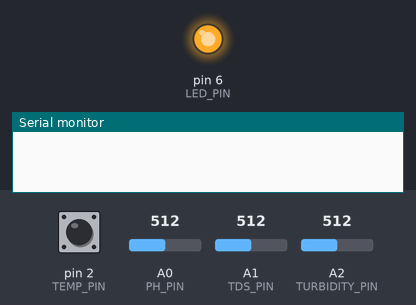
The sketch below on a simulated Arduino Uno, built with avr-gcc and run on an emulated ATmega328P. On the bench: output pins drawn as LEDs (lit = HIGH), the last lines printed to the serial monitor. The test bench sets the inputs (shaded band); at power-on: A2 (TURBIDITY_PIN) = 512, pin 2 (TEMP_PIN) HIGH, A0 (PH_PIN) = 512, A1 (TDS_PIN) = 512.

Above: at 0.1 s.
At 1.5 s:
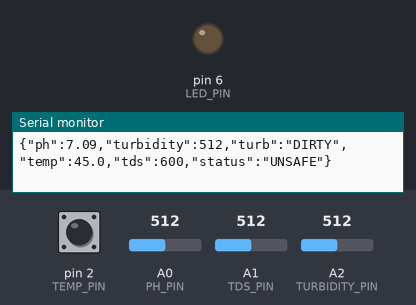
1.6 s: A2 (TURBIDITY_PIN) set to 634
3.1 s: A2 (TURBIDITY_PIN) set to 663
Timing chart, 0 to 6.1 s (numbered marks = the images above; inputs shaded):
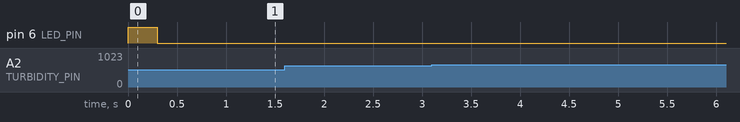

The sketch:

water_ph0_14_turbidity_tds.ino
```cpp
// ---------------- Pins ----------------
#define PH_PIN A0
#define TURBIDITY_PIN A2
#define TEMP_PIN 2
#define TDS_PIN A1
#define LED_PIN 6

// ---------------- Thresholds ----------------
#define PH_MIN 6.5
#define PH_MAX 8.5

#define TURB_CLEAR_ON 650
#define TURB_DIRTY_ON 550

// -------- pH calibration --------
float calibration_value = 21.34;

bool waterClear = false;

// -------- pH buffer --------
int phBuffer[10];
int temp;

void setup() {
  Serial.begin(9600);

  pinMode(TEMP_PIN, INPUT_PULLUP);
  pinMode(LED_PIN, OUTPUT);

  digitalWrite(LED_PIN, HIGH);
  delay(300);
  digitalWrite(LED_PIN, LOW);
}

// -------- Averaged analog read (Turbidity & TDS) --------
int readAveragedAnalog(int pin) {
  long sum = 0;
  for (int i = 0; i < 10; i++) {
    sum += analogRead(pin);
    delayMicroseconds(200);
  }
  return sum / 10;
}

// -------- Accurate pH Read Function (FROM YOUR WORKING CODE) --------
float readPH() {

  for (int i = 0; i < 10; i++) {
    phBuffer[i] = analogRead(PH_PIN);
    delay(30);
  }

  // sort values
  for (int i = 0; i < 9; i++) {
    for (int j = i + 1; j < 10; j++) {
      if (phBuffer[i] > phBuffer[j]) {
        temp = phBuffer[i];
        phBuffer[i] = phBuffer[j];
        phBuffer[j] = temp;
      }
    }
  }

  unsigned long avgval = 0;
  for (int i = 2; i < 8; i++) {
    avgval += phBuffer[i];
  }

  float voltage = (float)avgval * 5.0 / 1024.0 / 6.0;
  float phValue = -5.70 * voltage + calibration_value;

  // safety clamp
  // if (phValue < 0)  phValue = 0;
  // if (phValue > 14) phValue = 14;

  return phValue;
}

void loop() {

  // -------- Read Sensors --------
  float phValue      = readPH();
  int turbidityRaw   = readAveragedAnalog(TURBIDITY_PIN);
  int tdsRaw         = readAveragedAnalog(TDS_PIN);
  int tempState      = digitalRead(TEMP_PIN);

  // -------- Turbidity (hysteresis) --------
  if (turbidityRaw > TURB_CLEAR_ON) waterClear = true;
  if (turbidityRaw < TURB_DIRTY_ON) waterClear = false;

  // -------- TDS --------
  float tdsValue = map(tdsRaw, 0, 1023, 0, 1200);

  // -------- Temperature --------
  float temperature = (tempState == LOW) ? 25.0 : 45.0;

  // -------- Status --------
  bool safe =
    (phValue >= PH_MIN && phValue <= PH_MAX) &&
    waterClear &&
    (tdsValue < 500) &&
    (tempState == LOW);

  digitalWrite(LED_PIN, safe ? HIGH : LOW);

  // -------- JSON --------
  Serial.print("{\"ph\":");
  Serial.print(phValue, 2);
  Serial.print(",\"turbidity\":");
  Serial.print(turbidityRaw);
  Serial.print(",\"turb\":\"");
  Serial.print(waterClear ? "CLEAR" : "DIRTY");
  Serial.print("\",\"temp\":");
  Serial.print(temperature, 1);
  Serial.print(",\"tds\":");
  Serial.print(tdsValue, 0);
  Serial.print(",\"status\":\"");
  Serial.print(safe ? "SAFE" : "UNSAFE");
  Serial.println("\"}");

  delay(500);
}
```
